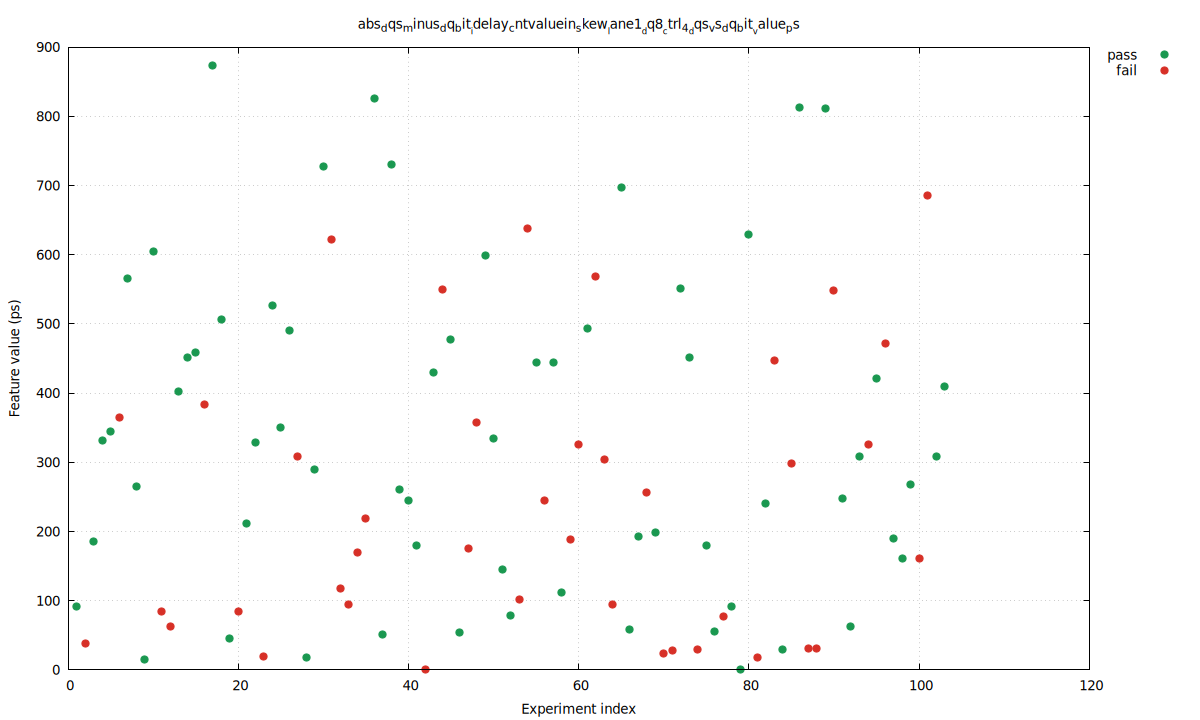

Source code (gnuplot):
set terminal pngcairo size 1200,720 enhanced font 'DejaVu Sans,10'
set output 'cntvaluein3_locked_only_skew_abs_dqs_minus_dq_bit_idelay_cntvaluein_skew_lane1_dq8_ctrl_4_dqs_vs_dq_bit_value_.png'
set datafile separator comma
set key outside right top
set grid
set xlabel 'Experiment index'
set ylabel 'Feature value (ps)'
set title 'abs_dqs_minus_dq_bit__idelay_cntvaluein_skew__lane1__dq8__ctrl_4__dqs_vs_dq_bit__value_ps'
plot \
  'cntvaluein3_locked_only_skew_abs_dqs_minus_dq_bit_idelay_cntvaluein_skew_lane1_dq8_ctrl_4_dqs_vs_dq_bit_value_.dat' using 1:4 with points pt 7 ps 1.2 lc rgb '#1a9850' title 'pass', \
  'cntvaluein3_locked_only_skew_abs_dqs_minus_dq_bit_idelay_cntvaluein_skew_lane1_dq8_ctrl_4_dqs_vs_dq_bit_value_.dat' using 1:5 with points pt 7 ps 1.2 lc rgb '#d73027' title 'fail'
